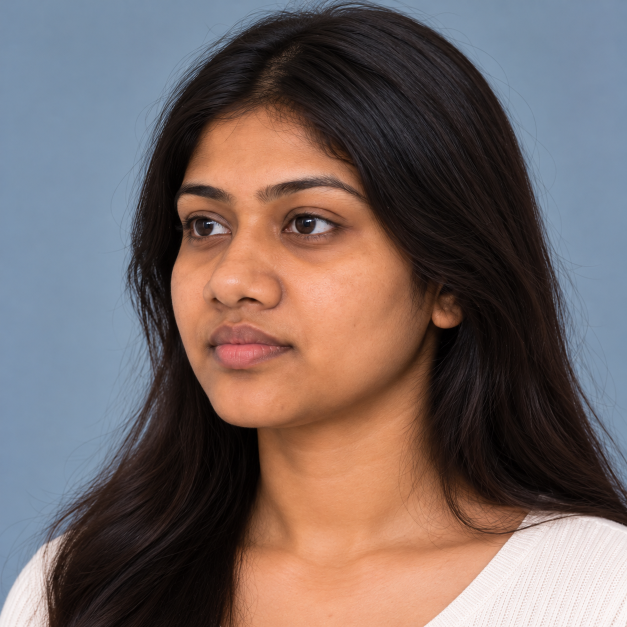
#> input picture nasal-deformation-pipeline-main/data/input/left20.png, 1254 x 1254 px (shown at 1/2 size)
$ python check_orientation_convention.py
#> lines starting #> are read from the running program, lines starting #| are printed output that depends on the picture
import cv2
import numpy as np
from pathlib import Path

BASE_DIR = Path(__file__).resolve().parents[1]
ref_input_dir = BASE_DIR / "nasal-deformation-pipeline-main" / "data" / "input"
p01_dir = BASE_DIR / "storage" / "generated" / "P01" / "original"

views = [
    ("left_20", "left20.png"),
    ("left_40", "left40.png"),
    ("left_60", "left60.png"),
    ("right_20", "right20.png"),
    ("right_40", "right40.png"),
    ("right_60", "right60.png"),
]

print("=== CHECKING ORIENTATION CONVENTION (REF vs P01) ===")
for v, ref_name in views:
    ref_img = cv2.imread(str(ref_input_dir / ref_name))
#> ref_img is the input picture: shape (1254, 1254, 3); mean B, G, R 99.2, 101.3, 115.5
    p01_img = cv2.imread(str(p01_dir / f"{v}.png"))

    # In ref_img, where is the face / nose?
    # Let's find the horizontal center of mass of non-background or edges
    ref_gray = cv2.cvtColor(ref_img, cv2.COLOR_BGR2GRAY)
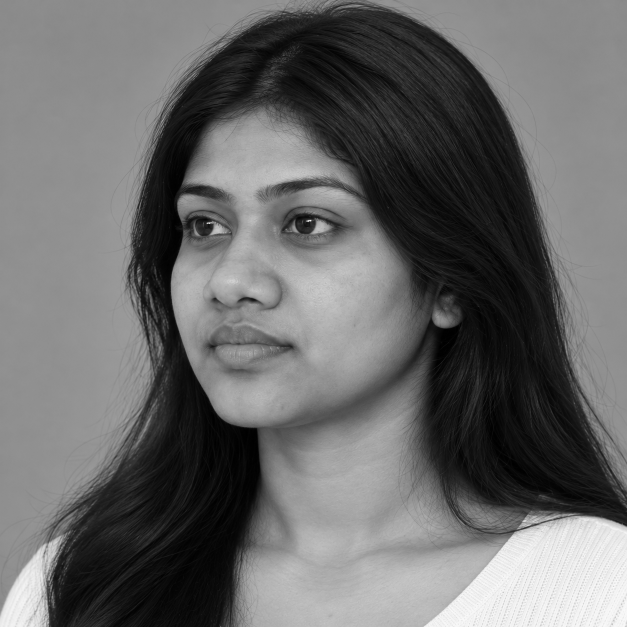
#> ref_gray: shape (1254, 1254) (shown at 1/2 size); min 0, max 255, mean 105.3
    p01_gray = cv2.cvtColor(p01_img, cv2.COLOR_BGR2GRAY)

    # Check edges
    ref_edges = cv2.Canny(ref_gray, 50, 150)
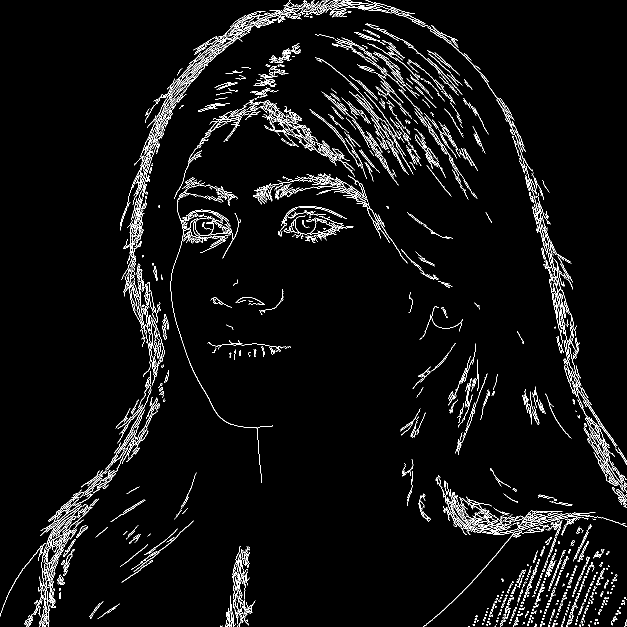
#> ref_edges: shape (1254, 1254) (shown at 1/2 size); 4.1% white in thin lines or dots
    p01_edges = cv2.Canny(p01_gray, 50, 150)

    ref_xs = np.where(ref_edges > 0)[1]
    p01_xs = np.where(p01_edges > 0)[1]

    print(f"\n{v}:")
    print(f"  Ref  image edge mean x: {ref_xs.mean():.1f} / {ref_img.shape[1]} (rel: {ref_xs.mean()/ref_img.shape[1]:.2f})")
#|   Ref  image edge mean x: 677.0 / 1254 (rel: 0.54)
    print(f"  P01 image edge mean x: {p01_xs.mean():.1f} / {p01_img.shape[1]} (rel: {p01_xs.mean()/p01_img.shape[1]:.2f})")
#|   P01 image edge mean x: 677.0 / 1254 (rel: 0.54)

    # Also check the mask
    mask_file = BASE_DIR / "deformation" / "reference_masks" / v.replace("_", "") / "nose_binary.png"
    mask = cv2.imread(str(mask_file), cv2.IMREAD_GRAYSCALE)
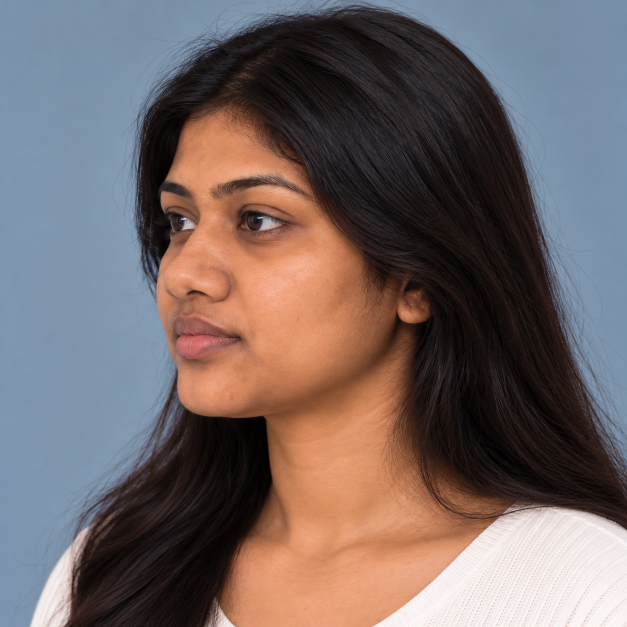
#> input picture nasal-deformation-pipeline-main/data/input/left40.png, 1254 x 1254 px, given in place of nose_binary.png, which was not available (shown at 1/2 size)
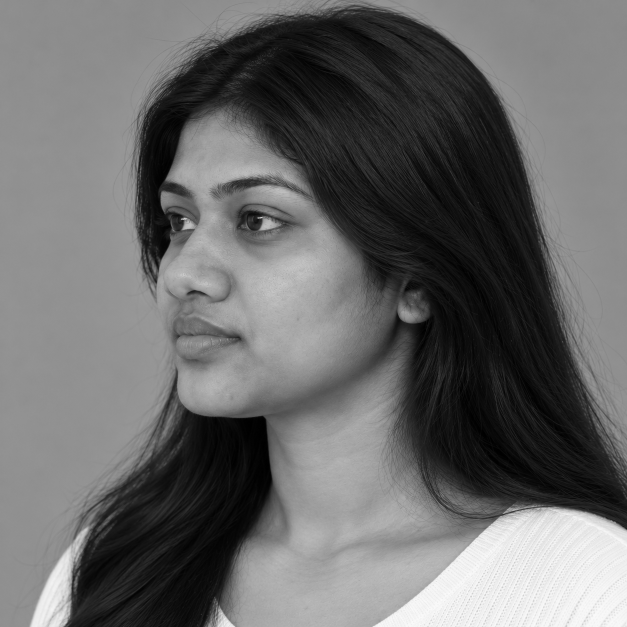
#> mask: shape (1254, 1254) (shown at 1/2 size); min 0, max 253, mean 105.5
    mask_xs = np.where(mask > 0)[1]
    print(f"  Mask active mean x:    {mask_xs.mean():.1f} / {mask.shape[1]} (rel: {mask_xs.mean()/mask.shape[1]:.2f})")
#|   Mask active mean x:    626.5 / 1254 (rel: 0.50)
#> (the run stopped early here; a loop or call above may not have finished)
